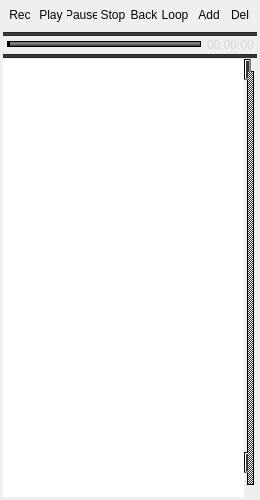
<?xml version="1.0" encoding="UTF-8"?>
<ui version="4.0">
 <class>fileListClass</class>
 <widget class="QWidget" name="fileListClass">
  <property name="geometry">
   <rect>
    <x>0</x>
    <y>0</y>
    <width>260</width>
    <height>500</height>
   </rect>
  </property>
  <property name="minimumSize">
   <size>
    <width>260</width>
    <height>0</height>
   </size>
  </property>
  <property name="windowTitle">
   <string>fileList</string>
  </property>
  <property name="styleSheet">
   <string notr="true">QPushButton { /* all types of tool button */ 
color: #050505;
border: 0px solid #2e3236; /*#848584;*/
border-radius: 0px;
background-color: qlineargradient(x1: 0, y1: 0, x2: 0, y2: 1,
stop: 0 #e7e7e7, stop:0.45 #c8c9c9, stop:0.5 #bcbebc, stop: 1 #818382);
min-height: 18px;
min-width: 30px;
}

QPushButton:hover { /* all types of tool button */
color: #050505;
border: 1px solid #a75e16; /*#848584;*/
border-radius: 0px;
background-color: qlineargradient(x1: 0, y1: 0, x2: 0, y2: 1,
stop: 0 #e7e7e7, stop:0.45 #c8c9c9, stop:0.5 #bcbebc, stop: 1 #818382);
}

/*QPushButton:pressed {
background-color:qlineargradient(x1: 0, y1: 0, x2: 0, y2: 1,
stop: 0 #737372, stop:0.45 #b0b1b0, stop:0.5 #c2c1c2, stop: 1 #c2c1c2);
color: #050505;
border: 1px solid #2e3236;
}

QPushButton:checked {
background-color:qlineargradient(x1: 0, y1: 0, x2: 0, y2: 1,
stop: 0 #737372, stop:0.45 #b0b1b0, stop:0.5 #c2c1c2, stop: 1 #c2c1c2);
color: #050505;
border: 1px solid #2e3236;
}*/

QPushButton:pressed {
background-color:qlineargradient(x1: 0, y1: 0, x2: 0, y2: 1,
stop: 0 #f4d4b4, stop:0.45 #b77738, stop:0.5 #a7601b, stop: 1 #884d12);
/*background-color: qlineargradient(x1: 0, y1: 0, x2: 0, y2: 1,
stop: 0 #267194, stop:0.45 #307FA4, stop:0.5 #3987AC, stop: 1 #549EC1); */
color: WHITE;
border: 0px solid #124159;
}

QPushButton::checked {
background-color:qlineargradient(x1: 0, y1: 0, x2: 0, y2: 1,
stop: 0 #f4d4b4, stop:0.45 #b77738, stop:0.5 #a7601b, stop: 1 #884d12);
color: WHITE;
border: 0px solid #124159;
}

QLabel 
{ 
color: rgb(215, 215, 215); 
} 

QTimeEdit {
        background: transparent;
        border: 0px solid #383B3D;
        color: rgb(215, 215, 215); 
}

QTableWidget { 
show-decoration-selected: 1; /* make the selection span the entire width of the view */ 
} 
QTableWidget::item:alternate { 
background: #EEEEEE; 
} 
QTableWidget::item:selected { 
border: 1px solid #363636; 
} 
QTableWidget::item:selected:!active { 
background: rgb(54, 54, 54); 
} 
/* Активный итем*/ 
QTableWidget::item:selected:active { 
background: rgb(54, 54, 54); 
} 

/*QTableWidget::item:hover 
{ 
background: rgb(75, 45, 32); 
} */
/* Наведение на активный итем*/ 
/*QTableWidget::item:hover:selected:active{ 
background: rgb(75, 45, 32); 
} */
QScrollBar:vertical { 
border: 1px solid black; 
background: qlineargradient(spread:pad, x1:0, y1:0, x2:1, y2:0, stop:0 rgba(60, 60, 60, 255), stop:1 rgba(50, 50, 50, 255)); 
width: 13px; 
margin: 12px 3px 12px 3px; 
} 
QScrollBar::handle:vertical { 
border: 1px solid black; 
border-radius: 3px; 
background-color: qlineargradient(spread:reflect, x1:0, y1:0, x2:1, y2:0, stop:0 rgba(194, 194, 194, 255), stop:0.517045 rgba(221, 221, 221, 255), stop:1 rgba(194, 194, 194, 255));
/*background: transparent;*//*qlineargradient(spread:pad, x1:0, y1:0, x2:1, y2:0, stop:0 rgba(198, 198, 198, 255), stop:1 rgba(193, 193, 193, 255)); */
margin: 0 -3px; 
min-height: 10px;
max-height: 10px;
 image: url(:/images/scroll_handle_2.png);
/* margin: 0 22px 0 22px;*/ 
} 

QScrollBar::add-line:vertical 
{
      /*border: 2px solid grey;*/
      background: transparent;
      height: 11px;
	  width: 11px;
      subcontrol-position: bottom;
      subcontrol-origin: margin;
	 image: url(:/images/scroll_down.png);
  }

 QScrollBar::sub-line:vertical 
{
      background: transparent;
      height: 11px;
	  width: 11px;
      subcontrol-position: top;
    subcontrol-origin: margin;
	 image: url(:/images/scroll_up.png);
  }

/*  QScrollBar::add-line:vertical {
     
      background: transparent;
      height: 11px;
	  width: 11px;
      subcontrol-position: bottom;
    subcontrol-origin: margin;
	 image: url(:/images/scroll_down.png);
  }*/

QScrollBar::up-arrow:vertical
{
      width: 11px;
      height: 11px;
  }

QScrollBar::add-page:vertical, QScrollBar::sub-page:vertical {
      background: none;
  }

/*QScrollBar::down-arrow:vertical {
      width: 11px;
      height: 11px;
 	  image: url(:/images/scroll_down.png);
  }*/

QCheckBox {
     spacing: 5px;
 }

 QCheckBox::indicator {
     width: 13px;
     height: 13px;
 }

 QCheckBox::indicator:unchecked {
     image: url(:/images/chbNotChecked.png);
 }

 QCheckBox::indicator:unchecked:hover {
     image: url(:/images/chbNotChecked.png);
 }

 QCheckBox::indicator:unchecked:pressed {
     image: url(:/images/chbChecked.png);
 }

 QCheckBox::indicator:checked {
     image: url(:/images/chbChecked.png);
 }

 QCheckBox::indicator:checked:hover {
     image: url(:/images/chbChecked.png);
 }

 QCheckBox::indicator:checked:pressed {
     image: url(:/images/chbChecked.png);
 }

 QCheckBox::indicator:indeterminate:hover {
     image: url(:/images/chbChecked.png);
 }

 QCheckBox::indicator:indeterminate:pressed {
     image: url(:/images/chbChecked.png);
 }

QSlider::groove:horizontal {
	
	background-color: qlineargradient(spread:pad, x1:1, y1:1, x2:1, y2:0, stop:0 rgba(0, 0, 0, 255), stop:0.488636 rgba(128, 128, 128, 255), stop:1 rgba(123, 123, 123, 255));
position: absolute;
height: 4px;
left: 2px; right: 2px;
border: 1px solid black;
margin: 0px 0;
}
QSlider::handle:horizontal {
/*height: 6px;
width: 10px;
	background-color: qradialgradient(spread:pad, cx:0.5, cy:0.5, radius:0.5, fx:0.5, fy:0.5, stop:0 rgba(0, 170, 255, 255), stop:0.19397 rgba(0, 85, 127, 255), stop:0.504819 rgba(0, 170, 255, 255), stop:0.79 rgba(0, 213, 255, 255), stop:1 rgba(255, 255, 255, 255));
border: 1px solid #686868;
border-radius: 3px;
margin: -1px 0; 
border-radius: 3px;*/
image: url(:/images/slider.png);
margin: -3px 0;
}

 QSlider::add-page:horizontal {
     background-color: qlineargradient(spread:pad, x1:1, y1:1, x2:1, y2:0, stop:0 rgba(0, 0, 0, 255), stop:0.488636 rgba(128, 128, 128, 255), stop:1 rgba(123, 123, 123, 255));
border: 1px solid black;
 }

 QSlider::sub-page:horizontal {
     /*background:  rgb(254, 191, 0);*/
background-color:qlineargradient(x1: 0, y1: 0, x2: 0, y2: 1,
stop: 0 #f4d4b4, stop:0.45 #b77738, stop:0.5 #a7601b, stop: 1 #884d12);
	 border: 1px solid black;
 }

  </string>
  </property>
  <layout class="QVBoxLayout" name="verticalLayout">
   <property name="spacing">
    <number>1</number>
   </property>
   <property name="margin">
    <number>3</number>
   </property>
   <item>
    <layout class="QHBoxLayout" name="horizontalLayout">
     <property name="spacing">
      <number>1</number>
     </property>
     <property name="leftMargin">
      <number>2</number>
     </property>
     <property name="topMargin">
      <number>2</number>
     </property>
     <property name="rightMargin">
      <number>2</number>
     </property>
     <property name="bottomMargin">
      <number>6</number>
     </property>
     <item>
      <widget class="QPushButton" name="pbRec">
       <property name="sizePolicy">
        <sizepolicy hsizetype="Minimum" vsizetype="Minimum">
         <horstretch>0</horstretch>
         <verstretch>0</verstretch>
        </sizepolicy>
       </property>
       <property name="minimumSize">
        <size>
         <width>30</width>
         <height>18</height>
        </size>
       </property>
       <property name="maximumSize">
        <size>
         <width>30</width>
         <height>18</height>
        </size>
       </property>
       <property name="toolTip">
        <string>Record IQ Wave file</string>
       </property>
       <property name="autoFillBackground">
        <bool>false</bool>
       </property>
       <property name="styleSheet">
        <string notr="true"/>
       </property>
       <property name="text">
        <string>Rec</string>
       </property>
       <property name="checkable">
        <bool>true</bool>
       </property>
       <property name="autoExclusive">
        <bool>false</bool>
       </property>
      </widget>
     </item>
     <item>
      <widget class="QPushButton" name="pbPlay">
       <property name="sizePolicy">
        <sizepolicy hsizetype="Minimum" vsizetype="Minimum">
         <horstretch>0</horstretch>
         <verstretch>0</verstretch>
        </sizepolicy>
       </property>
       <property name="minimumSize">
        <size>
         <width>30</width>
         <height>18</height>
        </size>
       </property>
       <property name="maximumSize">
        <size>
         <width>30</width>
         <height>18</height>
        </size>
       </property>
       <property name="toolTip">
        <string>Play IQ Wave file</string>
       </property>
       <property name="autoFillBackground">
        <bool>false</bool>
       </property>
       <property name="styleSheet">
        <string notr="true"/>
       </property>
       <property name="text">
        <string>Play</string>
       </property>
       <property name="checkable">
        <bool>true</bool>
       </property>
      </widget>
     </item>
     <item>
      <widget class="QPushButton" name="pbPause">
       <property name="enabled">
        <bool>true</bool>
       </property>
       <property name="sizePolicy">
        <sizepolicy hsizetype="Minimum" vsizetype="Minimum">
         <horstretch>0</horstretch>
         <verstretch>0</verstretch>
        </sizepolicy>
       </property>
       <property name="minimumSize">
        <size>
         <width>30</width>
         <height>18</height>
        </size>
       </property>
       <property name="maximumSize">
        <size>
         <width>35</width>
         <height>18</height>
        </size>
       </property>
       <property name="toolTip">
        <string>Pause</string>
       </property>
       <property name="autoFillBackground">
        <bool>false</bool>
       </property>
       <property name="styleSheet">
        <string notr="true"/>
       </property>
       <property name="text">
        <string>Pause</string>
       </property>
       <property name="checkable">
        <bool>true</bool>
       </property>
      </widget>
     </item>
     <item>
      <widget class="QPushButton" name="pbStop">
       <property name="sizePolicy">
        <sizepolicy hsizetype="Minimum" vsizetype="Minimum">
         <horstretch>0</horstretch>
         <verstretch>0</verstretch>
        </sizepolicy>
       </property>
       <property name="minimumSize">
        <size>
         <width>30</width>
         <height>18</height>
        </size>
       </property>
       <property name="maximumSize">
        <size>
         <width>30</width>
         <height>18</height>
        </size>
       </property>
       <property name="toolTip">
        <string>Stop</string>
       </property>
       <property name="autoFillBackground">
        <bool>false</bool>
       </property>
       <property name="styleSheet">
        <string notr="true"/>
       </property>
       <property name="text">
        <string>Stop</string>
       </property>
      </widget>
     </item>
     <item>
      <widget class="QPushButton" name="pbBack">
       <property name="sizePolicy">
        <sizepolicy hsizetype="Minimum" vsizetype="Minimum">
         <horstretch>0</horstretch>
         <verstretch>0</verstretch>
        </sizepolicy>
       </property>
       <property name="minimumSize">
        <size>
         <width>30</width>
         <height>18</height>
        </size>
       </property>
       <property name="maximumSize">
        <size>
         <width>30</width>
         <height>18</height>
        </size>
       </property>
       <property name="toolTip">
        <string>Rewind</string>
       </property>
       <property name="autoFillBackground">
        <bool>false</bool>
       </property>
       <property name="styleSheet">
        <string notr="true"/>
       </property>
       <property name="text">
        <string>Back</string>
       </property>
      </widget>
     </item>
     <item>
      <widget class="QPushButton" name="pbLoop">
       <property name="sizePolicy">
        <sizepolicy hsizetype="Minimum" vsizetype="Minimum">
         <horstretch>0</horstretch>
         <verstretch>0</verstretch>
        </sizepolicy>
       </property>
       <property name="minimumSize">
        <size>
         <width>30</width>
         <height>18</height>
        </size>
       </property>
       <property name="maximumSize">
        <size>
         <width>30</width>
         <height>18</height>
        </size>
       </property>
       <property name="autoFillBackground">
        <bool>false</bool>
       </property>
       <property name="styleSheet">
        <string notr="true"/>
       </property>
       <property name="text">
        <string>Loop</string>
       </property>
       <property name="checkable">
        <bool>true</bool>
       </property>
      </widget>
     </item>
     <item>
      <spacer name="horizontalSpacer">
       <property name="orientation">
        <enum>Qt::Horizontal</enum>
       </property>
       <property name="sizeHint" stdset="0">
        <size>
         <width>40</width>
         <height>20</height>
        </size>
       </property>
      </spacer>
     </item>
     <item>
      <widget class="QPushButton" name="pbAddFile">
       <property name="sizePolicy">
        <sizepolicy hsizetype="Minimum" vsizetype="Minimum">
         <horstretch>0</horstretch>
         <verstretch>0</verstretch>
        </sizepolicy>
       </property>
       <property name="minimumSize">
        <size>
         <width>30</width>
         <height>18</height>
        </size>
       </property>
       <property name="maximumSize">
        <size>
         <width>30</width>
         <height>18</height>
        </size>
       </property>
       <property name="autoFillBackground">
        <bool>false</bool>
       </property>
       <property name="styleSheet">
        <string notr="true"/>
       </property>
       <property name="text">
        <string>Add</string>
       </property>
      </widget>
     </item>
     <item>
      <widget class="QPushButton" name="pbDelFile">
       <property name="sizePolicy">
        <sizepolicy hsizetype="Minimum" vsizetype="Minimum">
         <horstretch>0</horstretch>
         <verstretch>0</verstretch>
        </sizepolicy>
       </property>
       <property name="minimumSize">
        <size>
         <width>30</width>
         <height>18</height>
        </size>
       </property>
       <property name="maximumSize">
        <size>
         <width>30</width>
         <height>18</height>
        </size>
       </property>
       <property name="autoFillBackground">
        <bool>false</bool>
       </property>
       <property name="styleSheet">
        <string notr="true"/>
       </property>
       <property name="text">
        <string>Del</string>
       </property>
      </widget>
     </item>
    </layout>
   </item>
   <item>
    <widget class="Line" name="line_2">
     <property name="minimumSize">
      <size>
       <width>0</width>
       <height>4</height>
      </size>
     </property>
     <property name="styleSheet">
      <string notr="true">QWidget { 
	background-color: qlineargradient(spread:pad, x1:1, y1:1, x2:1, y2:0, stop:0 rgba(33, 33, 33, 255), stop:0.5 rgba(65, 65, 65, 255), stop:0.943182 rgba(33, 33, 33, 255));
border: 0px solid #124159;
color: #E5E5E5;
}
</string>
     </property>
     <property name="orientation">
      <enum>Qt::Horizontal</enum>
     </property>
    </widget>
   </item>
   <item>
    <layout class="QHBoxLayout" name="horizontalLayout_2">
     <property name="spacing">
      <number>2</number>
     </property>
     <property name="leftMargin">
      <number>2</number>
     </property>
     <property name="rightMargin">
      <number>2</number>
     </property>
     <item>
      <widget class="QSlider" name="slIqTrack">
       <property name="value">
        <number>0</number>
       </property>
       <property name="tracking">
        <bool>false</bool>
       </property>
       <property name="orientation">
        <enum>Qt::Horizontal</enum>
       </property>
      </widget>
     </item>
     <item>
      <widget class="QTimeEdit" name="teIqTime">
       <property name="enabled">
        <bool>true</bool>
       </property>
       <property name="minimumSize">
        <size>
         <width>50</width>
         <height>0</height>
        </size>
       </property>
       <property name="maximumSize">
        <size>
         <width>50</width>
         <height>16777215</height>
        </size>
       </property>
       <property name="mouseTracking">
        <bool>false</bool>
       </property>
       <property name="acceptDrops">
        <bool>true</bool>
       </property>
       <property name="wrapping">
        <bool>false</bool>
       </property>
       <property name="frame">
        <bool>false</bool>
       </property>
       <property name="readOnly">
        <bool>true</bool>
       </property>
       <property name="buttonSymbols">
        <enum>QAbstractSpinBox::NoButtons</enum>
       </property>
       <property name="accelerated">
        <bool>false</bool>
       </property>
       <property name="correctionMode">
        <enum>QAbstractSpinBox::CorrectToPreviousValue</enum>
       </property>
       <property name="keyboardTracking">
        <bool>true</bool>
       </property>
       <property name="displayFormat">
        <string>HH:mm:ss</string>
       </property>
      </widget>
     </item>
    </layout>
   </item>
   <item>
    <widget class="Line" name="line">
     <property name="minimumSize">
      <size>
       <width>0</width>
       <height>4</height>
      </size>
     </property>
     <property name="styleSheet">
      <string notr="true">QWidget { 
	background-color: qlineargradient(spread:pad, x1:1, y1:1, x2:1, y2:0, stop:0 rgba(33, 33, 33, 255), stop:0.5 rgba(65, 65, 65, 255), stop:0.943182 rgba(33, 33, 33, 255));
border: 0px solid #124159;
color: #E5E5E5;
}
</string>
     </property>
     <property name="orientation">
      <enum>Qt::Horizontal</enum>
     </property>
    </widget>
   </item>
   <item>
    <widget class="QTableWidget" name="twList">
     <property name="mouseTracking">
      <bool>true</bool>
     </property>
     <property name="autoFillBackground">
      <bool>true</bool>
     </property>
     <property name="frameShape">
      <enum>QFrame::NoFrame</enum>
     </property>
     <property name="verticalScrollBarPolicy">
      <enum>Qt::ScrollBarAlwaysOn</enum>
     </property>
     <property name="horizontalScrollBarPolicy">
      <enum>Qt::ScrollBarAlwaysOff</enum>
     </property>
     <property name="editTriggers">
      <set>QAbstractItemView::AllEditTriggers</set>
     </property>
     <property name="alternatingRowColors">
      <bool>false</bool>
     </property>
     <property name="showGrid">
      <bool>true</bool>
     </property>
     <attribute name="horizontalHeaderVisible">
      <bool>false</bool>
     </attribute>
     <attribute name="verticalHeaderVisible">
      <bool>false</bool>
     </attribute>
     <attribute name="verticalHeaderCascadingSectionResizes">
      <bool>false</bool>
     </attribute>
     <attribute name="verticalHeaderShowSortIndicator" stdset="0">
      <bool>false</bool>
     </attribute>
     <attribute name="verticalHeaderStretchLastSection">
      <bool>false</bool>
     </attribute>
     <attribute name="verticalHeaderVisible">
      <bool>false</bool>
     </attribute>
     <attribute name="horizontalHeaderVisible">
      <bool>false</bool>
     </attribute>
     <attribute name="verticalHeaderCascadingSectionResizes">
      <bool>false</bool>
     </attribute>
     <attribute name="verticalHeaderShowSortIndicator" stdset="0">
      <bool>false</bool>
     </attribute>
     <attribute name="verticalHeaderStretchLastSection">
      <bool>false</bool>
     </attribute>
    </widget>
   </item>
  </layout>
 </widget>
 <layoutdefault spacing="6" margin="11"/>
 <resources/>
 <connections/>
</ui>
